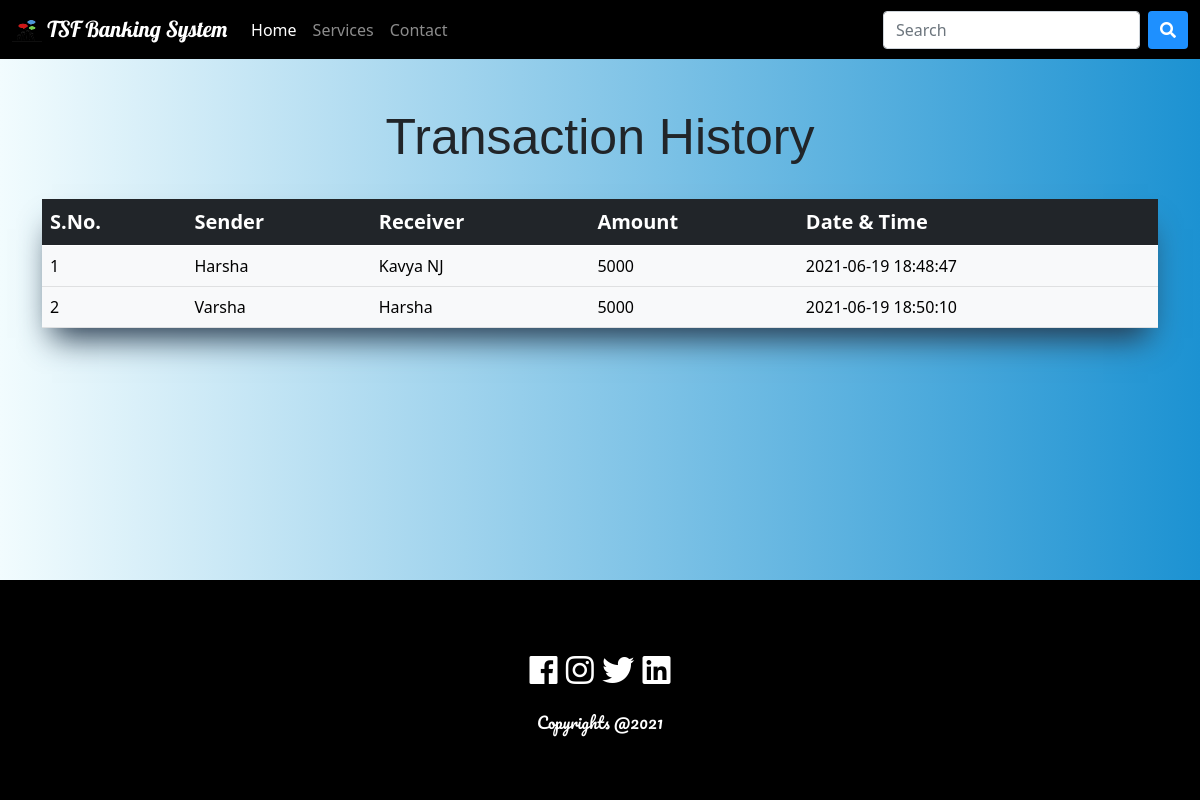
/transactionhistory.php, run on an earlier commit of the app's database.
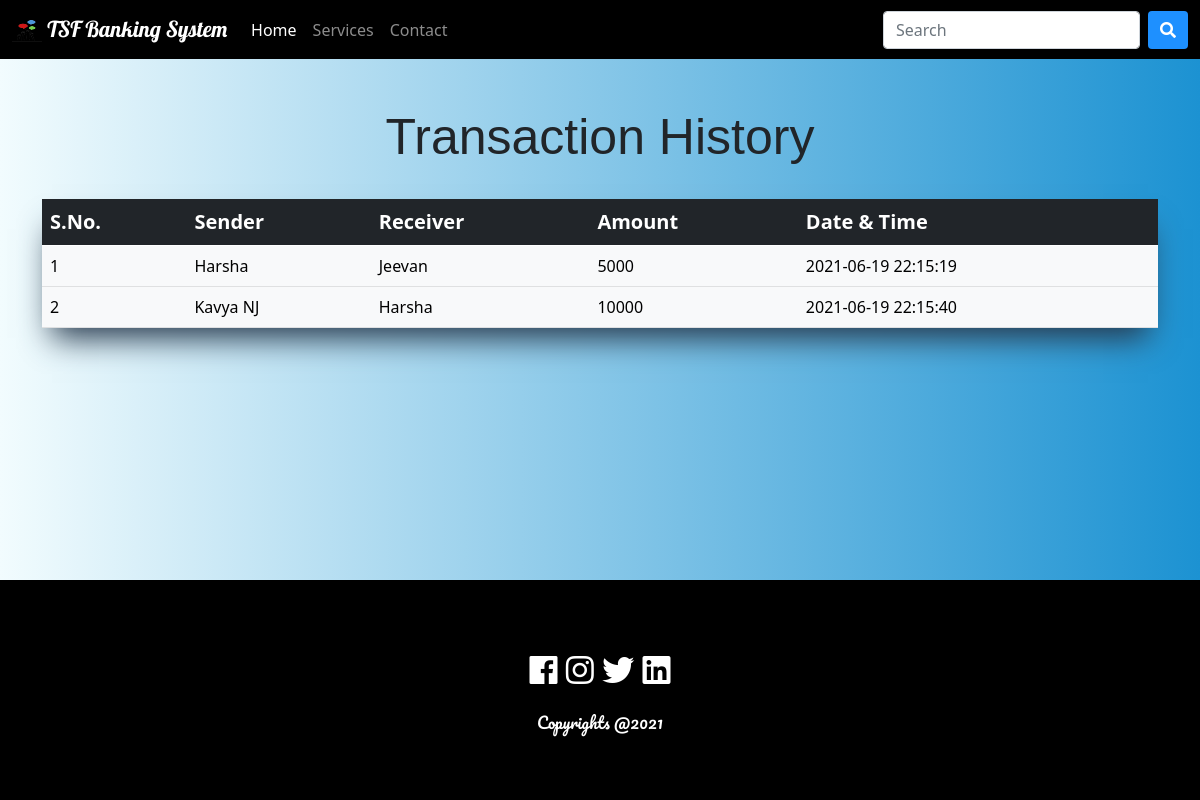
And on a later commit of the database.
### tables this page shows
CREATE TABLE `transaction` (
  `sno` int(3) NOT NULL,
  `sender` text NOT NULL,
  `receiver` text NOT NULL,
  `balance` int(8) NOT NULL,
  `datetime` datetime NOT NULL DEFAULT current_timestamp()
);

### transactionhistory.php (the view, shortened to what this page needs)
<!doctype html>
<html lang="en">
  <head>
    <link rel="stylesheet" href="./css/main.css">
    <link href="https://cdn.jsdelivr.net/npm/bootstrap@5.0.1/dist/css/bootstrap.min.css" rel="stylesheet"
>
    <link rel="stylesheet" href="https://use.fontawesome.com/releases/v5.3.1/css/all.css" >
  </head>
  <body>
    <?php include_once "includes/header.php"; ?>
    <div class="container mt-5 mb-5 t" style="min-height: 100%">
      <h2>Transaction History</h2>
      <br>
      <table class="table table-light ">
        <thead class="table-dark">
          <tr>
            <th>S.No.</th>
            <th>Sender</th>
            <th>Receiver</th>
            <th>Amount</th>
            <th>Date & Time</th>
          </tr>
        </thead>
        <tbody>
          <?php
            include 'config.php';
            $sql ="select * from transaction";
            $query =mysqli_query($conn, $sql);
            while($rows = mysqli_fetch_assoc($query))
            {
          ?>
          <tr>
            <td><?php echo $rows['sno']; ?></td>
            <td><?php echo $rows['sender']; ?></td>
            <td><?php echo $rows['receiver']; ?></td>
            <td><?php echo $rows['balance']; ?> </td>
            <td><?php echo $rows['datetime']; ?> </td>
          </tr>
          <?php
            }
          ?>
        </tbody>
      </table>
    </div>
<?php include_once "includes/footer.php"; ?>
</body>
</html>

What changed in the data, as far as the page shows it:
changed transaction id 1: receiver "Kavya NJ" → "Jeevan"; datetime "2021-06-19 18:48:47" → "2021-06-19 22:15:19"
changed transaction id 2: sender "Varsha" → "Kavya NJ"; balance "5000" → "10000"; datetime "2021-06-19 18:50:10" → "2021-06-19 22:15:40"
